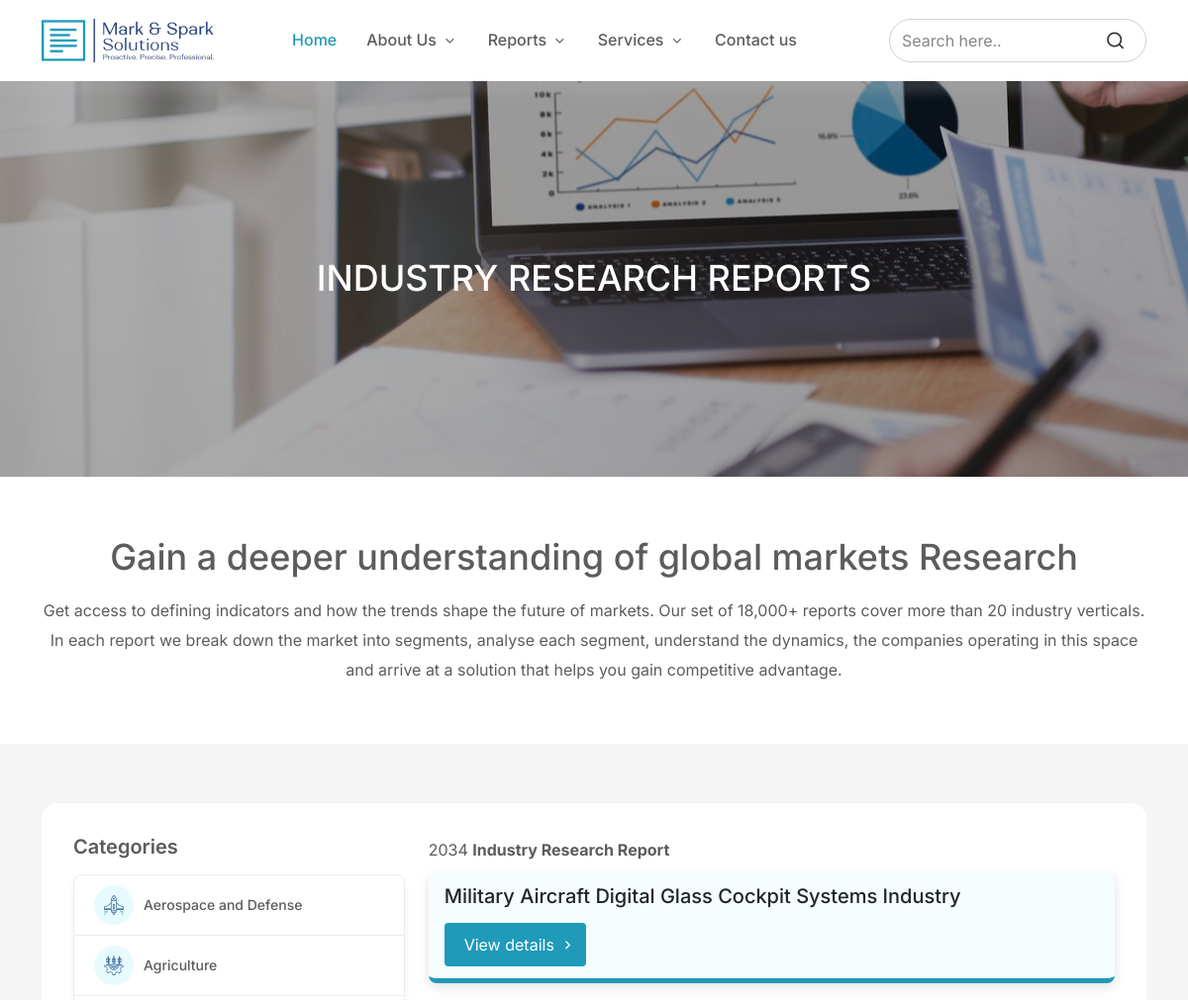
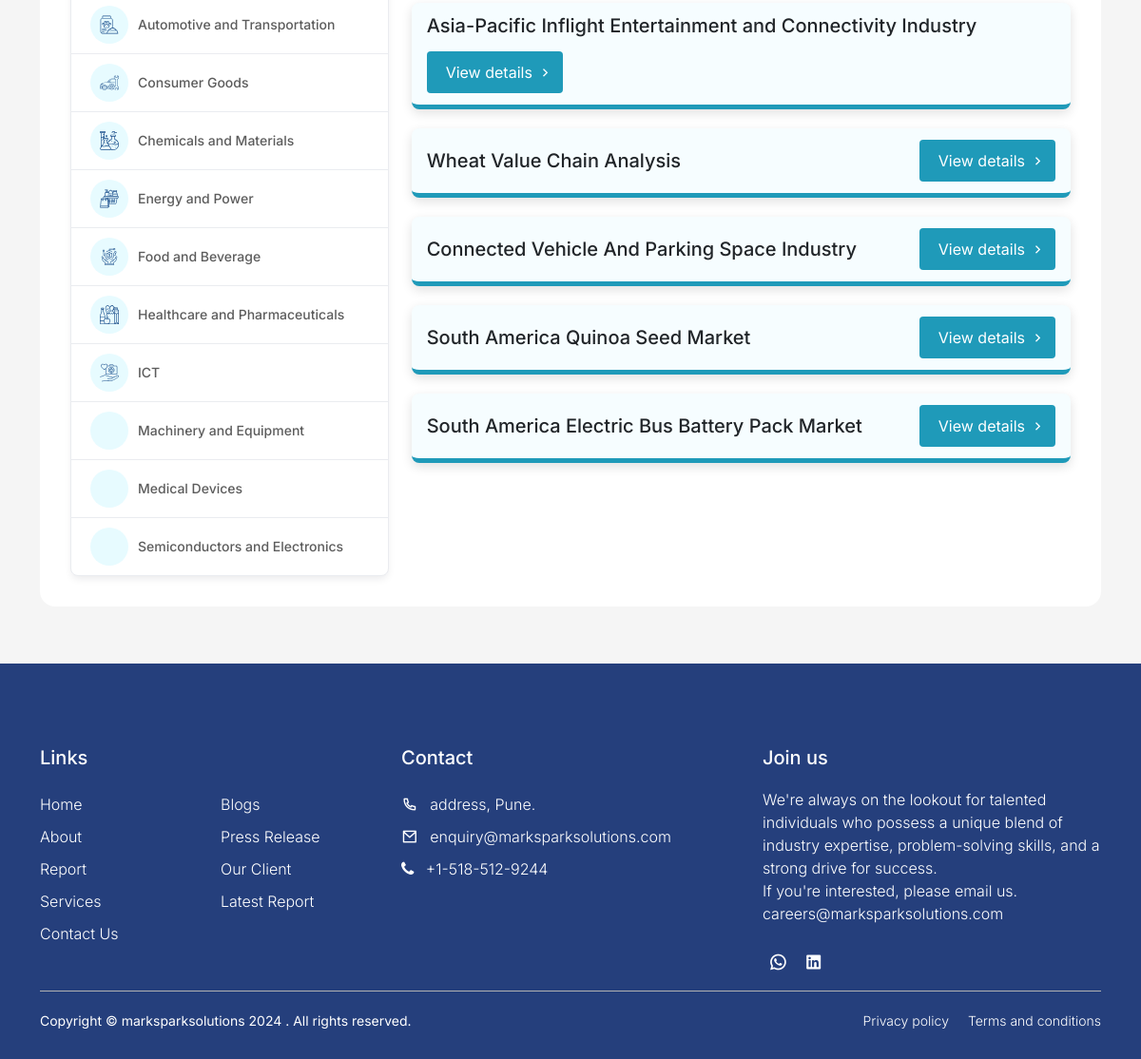
Screenshot of /web/reports with the database file from the repository (2 pictures, top to bottom).
### tables this page shows
CREATE TABLE `tbl_report_categories` (
  `report_category_id` int(11) NOT NULL,
  `report_category_name` varchar(300) NOT NULL,
  `status` enum('Active','Inactive') NOT NULL DEFAULT 'Active',
  `created` datetime NOT NULL DEFAULT current_timestamp(),
  `modified` datetime NOT NULL DEFAULT current_timestamp() ON UPDATE current_timestamp()
);

CREATE TABLE `tbl_report_category_list` (
  `report_category_list_id` int(11) NOT NULL,
  `report_category_id` int(11) NOT NULL,
  `report_category_list_name` varchar(300) NOT NULL,
  `report_category_list_download` varchar(300) NOT NULL,
  `status` enum('Active','Inactive') NOT NULL DEFAULT 'Active',
  `created` datetime NOT NULL DEFAULT current_timestamp() ON UPDATE current_timestamp(),
  `modified` datetime NOT NULL DEFAULT current_timestamp() ON UPDATE current_timestamp()
);

### application/controllers/Web.php (called while the page is built, shortened)
<?php
class Web extends CI_Controller {
    public function __construct() {
        $this->load->helper('url');
        $this->load->model('frontweb/reportcategoryweb_model');
    }
    public function reports() {
          $data["reportcategoriesweb"] = $this->reportcategoryweb_model->getReportCategoryWeb();
          $data["reportcategorieslistweb"] = $this->reportcategoryweb_model->getReportCategoryListWeb();
          $this->load->view('website_pages/templates/header', $data);
          $this->load->view('website_pages/reports', $data);
          $this->load->view('website_pages/templates/footer');
    }
}

### index.php (called while the page is built, shortened)
<?php
require_once BASEPATH.'core/CodeIgniter.php';

### application/models/frontweb/Reportcategoryweb_model.php (called while the page is built, shortened)
<?php
class Reportcategoryweb_model extends CI_model {
    public function getReportCategoryWeb() {
        try {
            $this->db->select('*');
            $this->db->from('tbl_report_categories');
            $selquery = $this->db->get();
            if($this->db->affected_rows() > 0) {
               return $selquery->result_array();
             } else {
               return false;
            }
        } catch (Exception $ex) {
            error_log($ex->getTraceAsString());
            echo $ex->getTraceAsString();
            return false;
        }
    }
    public function getReportCategoryListWeb() {
        try {
            $this->db->select('*');
            $this->db->from('tbl_report_category_list');
            $selquery = $this->db->get();
            if($this->db->affected_rows() > 0) {
               return $selquery->result_array();
             } else {
               return false;
            }
        } catch (Exception $ex) {
            error_log($ex->getTraceAsString());
            echo $ex->getTraceAsString();
            return false;
        }
    }
}

### application/views/website_pages/reports.php (the view, shortened to what this page needs)
<main class="main-section-page report-page">
      <section class="inner_banner">
        <div class="container">
            <div class="row justify-content-center">
                <div class="col-sm-8">
                    <div class="innerbanner_caption text-center">
                        <h1 class="text-white">INDUSTRY RESEARCH REPORTS</h1>
                    </div>
                </div>
            </div>
        </div>
      </section>
      <section>
        <div class="container">
        <div class="main_heading text-center mb-3">
            <h2>Gain a deeper understanding of global markets Research</h2>
        </div>
        <p class="text-center">Get access to defining indicators and how the trends shape the future of markets. Our set of 18,000+ reports cover more than 20 industry verticals.
            In each report we break down the market into segments, analyse each segment, understand the dynamics, the companies operating in this space and arrive at a solution that helps you gain competitive advantage.
        </p>
        </div>
      </section>
      <section class="reports_sec">
        <div class="container">
            <div class="row justify-content-center">
                <div class="col-sm-12">
                    <div class="reports_wraper">
                        <div class="row gy-4">
                            <div class="col-sm-4">
                                <div class="categories">
                                    <h4 class="cat_title">Categories</h4>
                                    <ul class="cat_list">
                                        <?php
                                        $i = 1;
                                            if(!empty($reportcategoriesweb)) {
                                              foreach($reportcategoriesweb as $row) {
                                                $imgsrc = base_url("website-assets/images/icons/cat-icon-".$i.".svg");
                                        ?>
                                        <li>
                                            <a href="<?php echo base_url('web/reportsCatwise/'); ?><?php echo str_replace(" ", "-", $row["report_category_name"]);?>/<?php echo $row["report_category_id"]; ?>" target="_blank">
                                                <div class="cat_icon">
                                                    <img src="<?php echo $imgsrc; ?>" alt="">
                                                </div>
                                                <p><?php echo $row["report_category_name"];?></p>
                                            </a>
                                        </li>
                                        <?php $i++; } } ?>
                                    </ul>
                                </div>
                            </div>
                            <div class="col-sm-8">
                            <p>2034 <b>Industry Research Report</b></p>
                                <div class="reports_list">
                                    <?php
                                        if(!empty($reportcategorieslistweb)) {
                                              foreach($reportcategorieslistweb as $row) {
                                        ?>
                                    <div class="reportlist_item">
                                        <h5><?php echo $row["report_category_list_name"];?></h5>
                                        <a href="<?php echo base_url('web/report_details/'); ?><?php echo $row["report_category_list_id"]; ?>" class="custom_btn">View details<i class="ri-arrow-right-s-line"></i></a>
                                    </div>
                                     <?php } } ?>
                                </div>
                            </div>
                        </div>
                    </div>
                </div>
            </div>
        </div>
      </section>
    </main>

### website-assets/css/style.css (style rules this page uses)
* { padding: 0px; margin: 0px; }
body { font-family: "Inter", sans-serif; }
main { position: relative; margin-top: 80px; }
:root { --theme_blue: #1f9ab9; --theme_dark_blue: #253f7c; --theme_para_color: #333333cc; --bg_light: #f0f9fb; }
a { text-decoration: none; display: inline-block; }
ul { padding: 0px; margin: 0px; }
ul li { list-style: none; line-height: 21px; color: #6e6e6e; }
h1, h2, h3, h4, h5, h6 { margin: 0px; }
h2 { font-size: 32px; font-weight: 700; line-height: 40px; font-family: var(--font_libre); color: var(--heading_color); }
h4 { color: var(--theme_para_color); font-size: 20px; font-weight: 600; }
p { font-size: 16px; font-weight: 400; line-height: 30px; text-align: justify; color: var(--theme_para_color); margin: 0px; }
section { padding: 60px 0px; }
.custom_btn { background-color: var(--theme_dark_blue); padding: 12px 45px 12px 25px; color: #fff; border-radius: 4px; line-height: 24px; font-weight: 400; transition: 0.5s; position: relative; border: none; }
.custom_btn i { position: absolute; transition: 0.3s; top: 50%; transform: translateY(-50%); right: 20px; }
.main_heading { margin-bottom: 40px; }
.main_heading h2 { font-size: 36px; font-weight: 500; line-height: 43.57px; color: var(--theme_para_color); }
.inner_banner { background: linear-gradient(rgb(0 0 0 / 30%), rgb(0 0 0 / 33%)), url(../images/consulting-banner.jpg) no-repeat center; margin-top: 82px; height: 400px; display: flex; align-items: center; position: relative; isolation: isolate; }
.innerbanner_caption h1 { font-size: 36px; font-weight: 500; line-height: 43.57px; }
.reports_sec { background: #f5f5f5; }
.reports_wraper { padding: 32px; background: #fff; border-radius: 16px; }
.cat_list li a { display: flex; padding: 10px 20px; border-bottom: 1px solid #eaecf0; gap: 10px; align-items: center; }
.cat_icon { width: 40px; height: 40px; background: #e7fbff; border-radius: 50%; display: flex; align-items: center; justify-content: center; }
.cat_list li a p { flex: 1; font-size: 14px; font-weight: 500; line-height: 20px; text-align: left; padding: 5px 0px; }
.cat_list { box-shadow: 0px 4px 8px -2px #1018281a; border: 1px solid #eaecf0; border-radius: 8px; overflow: hidden; background: #fff; }
.cat_list li:last-child a { border-bottom: none; }
.cat_title { margin-bottom: 16px; }
.reportlist_item { display: flex; justify-content: space-between; background: #f6fdff; border-bottom: 5px solid #1f9ab9; padding: 12px 16px; box-shadow: 0px 4px 12px 0px #0000001f; border-radius: 8px; align-items: center; flex-flow: wrap; gap: 15px; }
.reports_list { display: grid; gap: 20px; margin-top: 8px; }
.categories { position: sticky; top: 0; }
.reportlist_item .custom_btn { background-color: var(--theme_blue); padding: 10px 32px 10px 20px; }
.reportlist_item .custom_btn i { right: 10px; }

### rows the page displays
tbl_report_categories: shows a picture, report_category_name "Aerospace and Defense"
tbl_report_categories: shows a picture, report_category_name "Agriculture"
tbl_report_categories: shows a picture, report_category_name "Automotive and Transportation"
tbl_report_categories: shows a picture, report_category_name "Consumer Goods"
tbl_report_categories: shows a picture, report_category_name "Chemicals and Materials"
tbl_report_categories: shows a picture, report_category_name "Energy and Power"
tbl_report_categories: shows a picture, report_category_name "Food and Beverage"
tbl_report_categories: shows a picture, report_category_name "Healthcare and Pharmaceuticals"
tbl_report_categories: shows a picture, report_category_name "ICT"
tbl_report_categories: report_category_name "Machinery and Equipment"
tbl_report_categories: report_category_name "Medical Devices"
tbl_report_categories: report_category_name "Semiconductors and Electronics"
tbl_report_category_list: report_category_list_name "Military Aircraft Digital Glass Cockpit Systems Industry"
tbl_report_category_list: report_category_list_name "Asia-Pacific Inflight Entertainment and Connectivity Industry"
tbl_report_category_list: report_category_list_name "Wheat Value Chain Analysis"
tbl_report_category_list: report_category_list_name "Connected Vehicle And Parking Space Industry"
tbl_report_category_list: report_category_list_name "South America Quinoa Seed Market"
tbl_report_category_list: report_category_list_name "South America Electric Bus Battery Pack Market"
